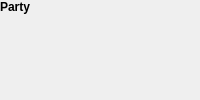
<?xml version='1.0' encoding='UTF-8'?>
<ui version="4.0">
 <class>RosterPanel</class>
 <widget class="QWidget" name="RosterPanel">
  <layout class="QVBoxLayout" name="outer">
   <property name="leftMargin"><number>0</number></property>
   <property name="topMargin"><number>0</number></property>
   <property name="rightMargin"><number>0</number></property>
   <property name="bottomMargin"><number>0</number></property>
   <property name="spacing"><number>4</number></property>
   <item>
    <widget class="QLabel" name="heading">
     <property name="text"><string>Party</string></property>
     <property name="font">
      <font><bold>true</bold></font>
     </property>
    </widget>
   </item>
   <item>
    <widget class="QScrollArea" name="scroll">
     <property name="widgetResizable"><bool>true</bool></property>
     <property name="frameShape"><enum>QFrame::NoFrame</enum></property>
     <property name="horizontalScrollBarPolicy"><enum>Qt::ScrollBarAlwaysOff</enum></property>
     <widget class="QWidget" name="inner">
      <layout class="QVBoxLayout" name="column">
       <property name="leftMargin"><number>0</number></property>
       <property name="topMargin"><number>0</number></property>
       <property name="rightMargin"><number>0</number></property>
       <property name="bottomMargin"><number>0</number></property>
       <property name="spacing"><number>6</number></property>
       <item>
        <spacer name="roster_spacer">
         <property name="orientation"><enum>Qt::Vertical</enum></property>
         <property name="sizeHint">
          <size><width>20</width><height>40</height></size>
         </property>
        </spacer>
       </item>
      </layout>
     </widget>
    </widget>
   </item>
  </layout>
 </widget>
</ui>
